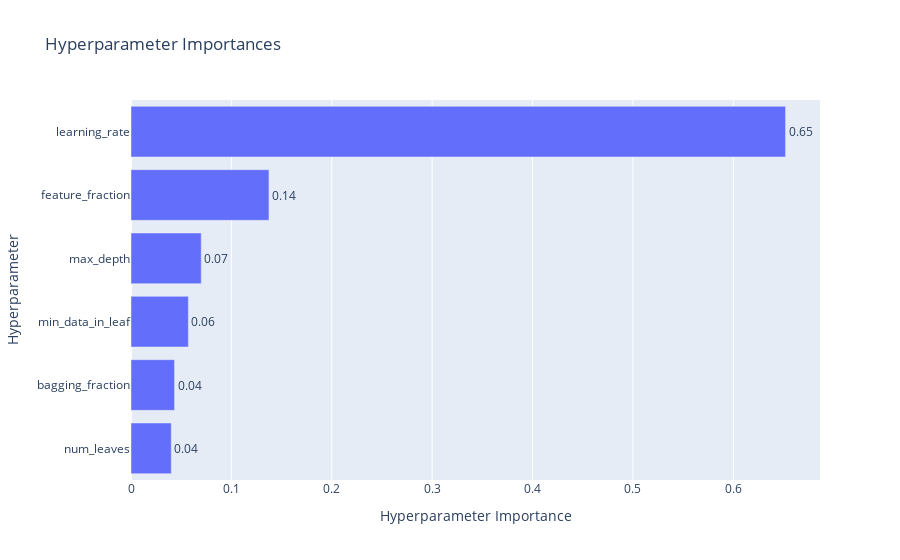

The code cell stored with this chart in its notebook:
### Code cell
optuna.visualization.plot_param_importances(study)

### Figure 1 — Plotly figure (JSON) as saved in the notebook; plotly's stock layout.template omitted (floating-point values rounded to 4 significant figures)
{"data": [{"cliponaxis": false, "hovertemplate": ["num_leaves (IntDistribution): 0.040108423413089754<extra></extra>", "bagging_fraction (FloatDistribution): 0.04335695692412678<extra></extra>", "min_data_in_leaf (IntDistribution): 0.057134059068639276<extra></extra>", "max_depth (IntDistribution): 0.06996445380255721<extra></extra>", "feature_fraction (FloatDistribution): 0.13743293071121823<extra></extra>", "learning_rate (FloatDistribution): 0.6520031760803686<extra></extra>"], "name": "Objective Value", "orientation": "h", "text": ["0.04", "0.04", "0.06", "0.07", "0.14", "0.65"], "textposition": "outside", "type": "bar", "x": [0.04011, 0.04336, 0.05713, 0.06996, 0.1374, 0.652], "y": ["num_leaves", "bagging_fraction", "min_data_in_leaf", "max_depth", "feature_fraction", "learning_rate"]}], "layout": {"title": {"text": "Hyperparameter Importances"}, "xaxis": {"title": {"text": "Hyperparameter Importance"}}, "yaxis": {"title": {"text": "Hyperparameter"}}}}
